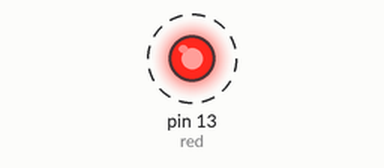
Simulated run of this sketch. Board: Arduino Uno, built with avr-gcc and run on an emulated ATmega328P. Parts: output pins drawn as LEDs (lit = HIGH). Dashed ring = blinking.

Above: at 0.5 s.
Timing chart, 0 to 4.6 s (numbered marks = the images above):
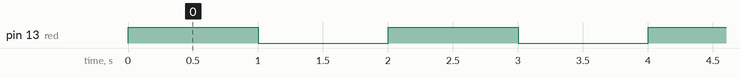

Measured:
- by itself, pin 13 (red): alternates HIGH for 1.0 s and LOW for 1.0 s

The sketch:

ingenious_turing1.ino
```cpp
// C++ code
//
int red=13;
void setup()
{
  pinMode(LED_BUILTIN, OUTPUT);
  pinMode(red, OUTPUT);
}

void loop()
{
  digitalWrite(LED_BUILTIN, HIGH);
  delay(1000); // Wait for 1000 millisecond(s)
  digitalWrite(LED_BUILTIN, LOW);
  delay(1000); // Wait for 1000 millisecond(s)
  digitalWrite(red, HIGH);
  delay(1000);
  digitalWrite(red, LOW);
  delay(1000);
}
```
